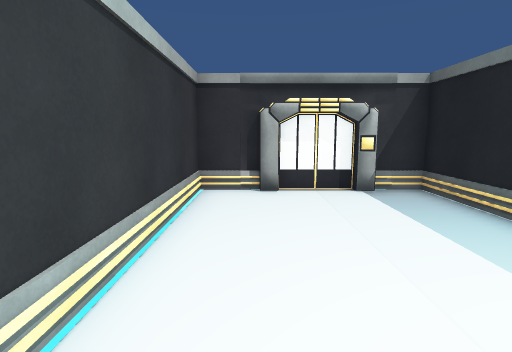
view 1 (above)

24 first-person views from a walk through a 3-D level made in the Unity game engine. The camera is 1.5 m above the floor, tilts 8° down and sees 80° across. Doors are open. The floor is counted in squares, 1 m on a side. Each view is taken from the middle of a square. On the plan, view 1 faces up. The plan holds only what a view shows up to about 15 squares ahead; the rest is blank. The place goes on beyond the plan.

view 2
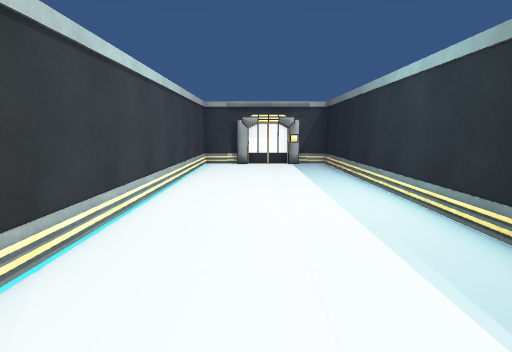

view 3
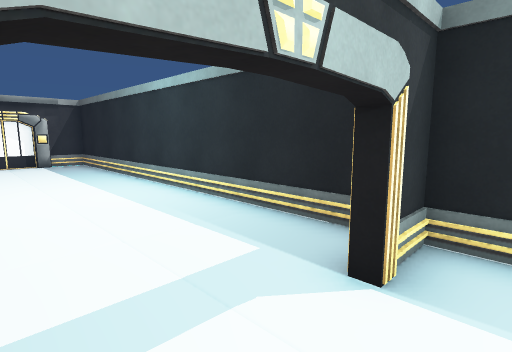

view 4
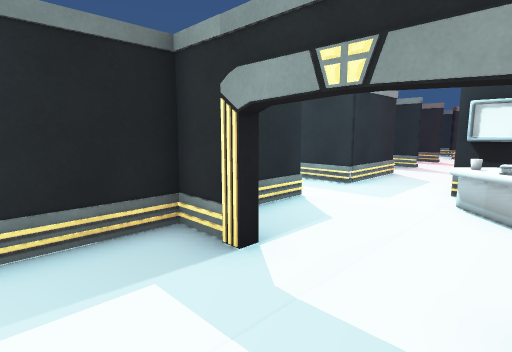

view 5
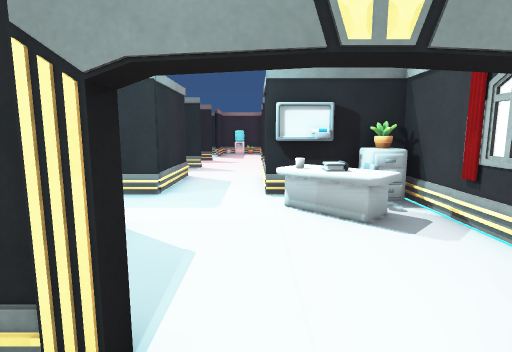

view 6
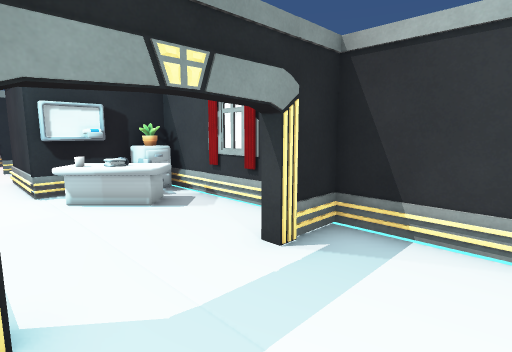

view 7
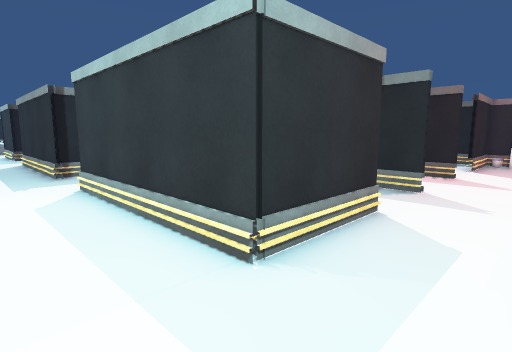

view 8
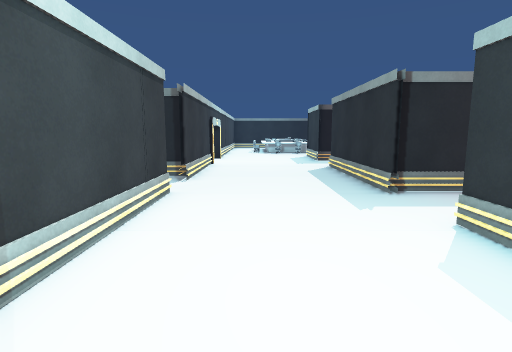

view 9
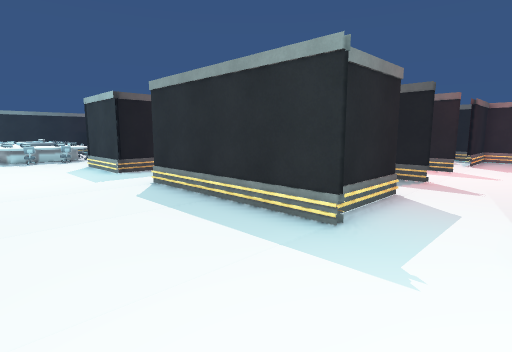

view 10
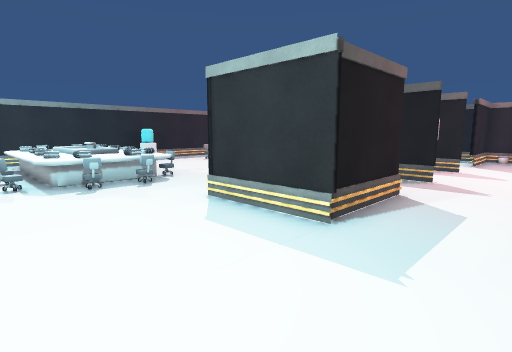

view 11
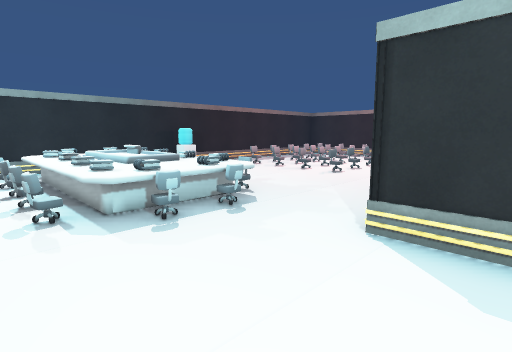

view 12
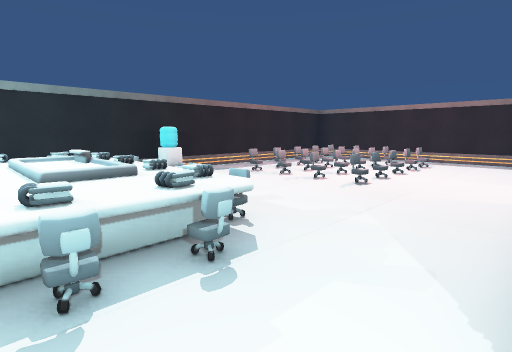

view 13
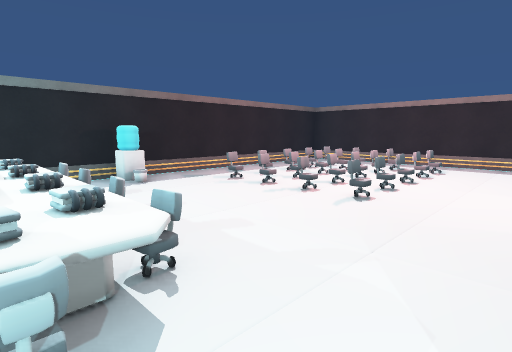

view 14
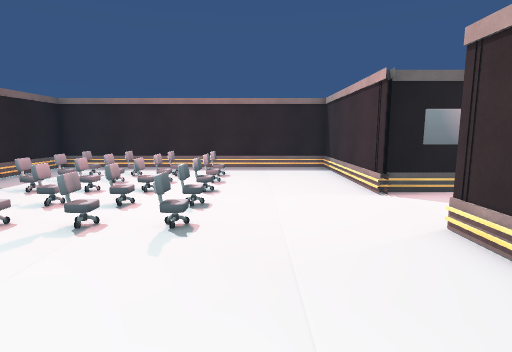

view 15
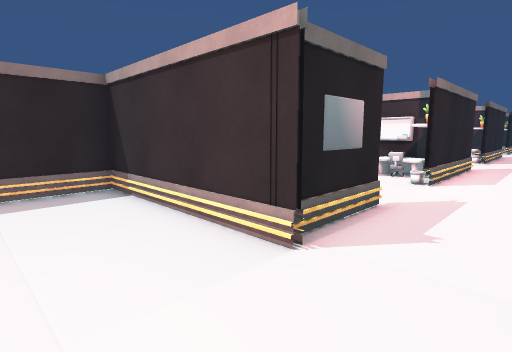

view 16
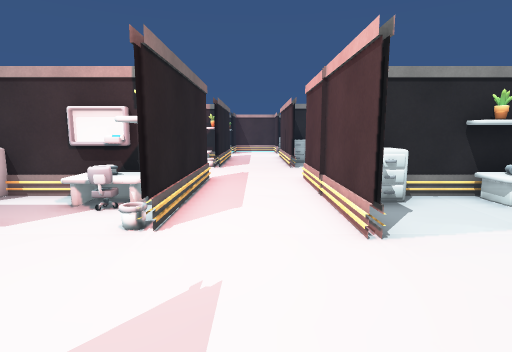

view 17
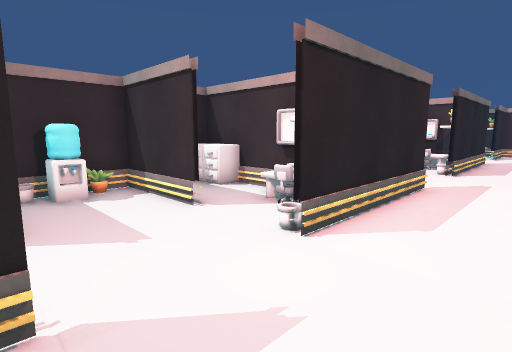

view 18
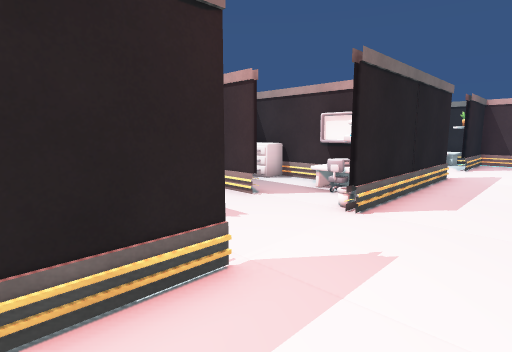

view 19
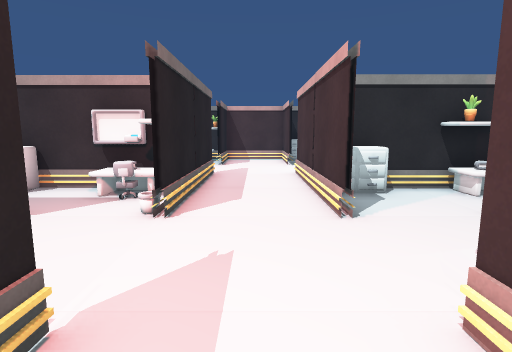

view 20
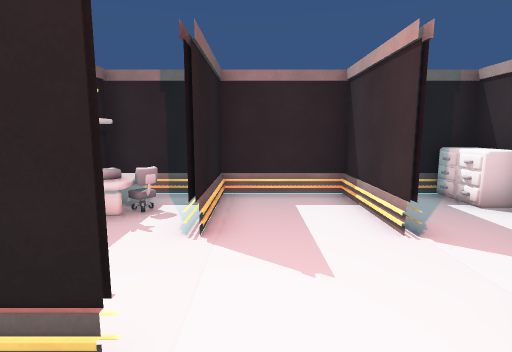

view 21
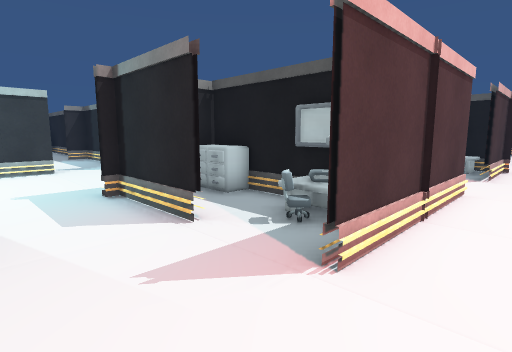

view 22
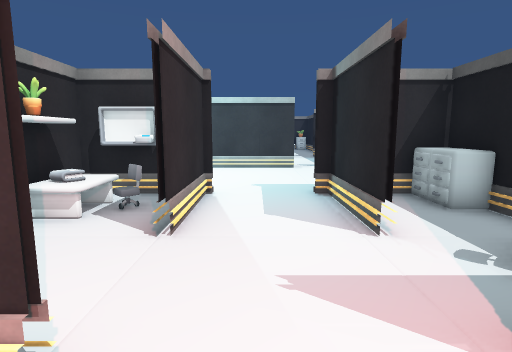

view 23
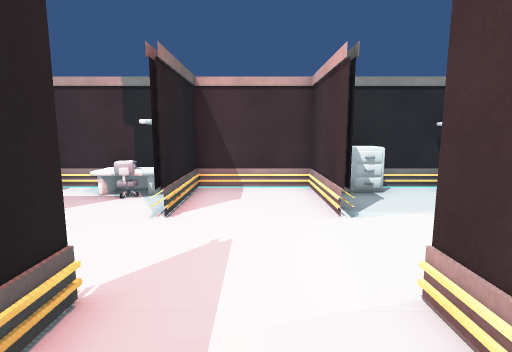

view 24
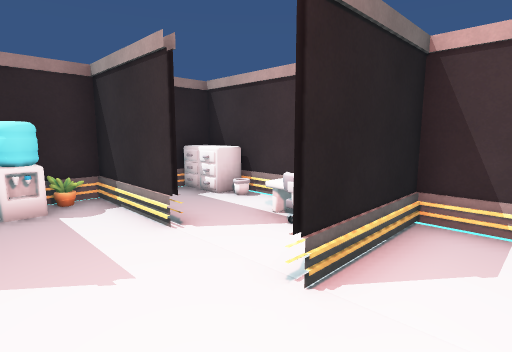

### Floor plan
Key: @ floor where view 1 was taken; # wall or solid block; . floor; D open door; v drop or lower ground; E elevator; S desk; C cabinet; H chair; L shelf; O other object.
Columns run from 2 left of view 1 to 38 right of it. Each row starts with its distance up from view 1.
 10 v
  9 v
  8 v##EEE##
  7 #......#
  6 #......#
  5 #......
  4 #......
  3 #......#
  2 #......
  1 #.....#
  0 #.@...#
 -1 #.....#
 -2 #.....#
 -3 #.....#
 -4 #.....#         ...
 -5 #.....#         ...
 -6 #.....#         ...#
 -7 v##..###   #####DD######
 -8 #.....#   .......................
 -9 #.....# . ......................HHOHOO  #
-10 #.S...DD.......................OOOOOOO  #
-11 #.OO..DD.......................HOOOOOO  #
-12 vCOSDDDD##...DDD###...DDD####..HOOOOOOO #
-13     DDD.  #SODDD  C#S DDD##  ..OOOOOOO  #
-14     #.#   #OH#..#.C#O  ..#   ...HH.HO   #
-15 vO  #.#   #S.#..#. #S. ..#   ...........#
-16  ...D.DD  #..D..DSS#..D..DSS ..........O#
-17 vC..D.DD  C..D..DHOCC.D..D  #...........#
-18 vO##D.DD  C##D..D## ##D..D#S#...........#
-19 #...........................D....HH.HH..#
-20 #...........................D....HH.HO..#
-21 #...........................D...........#
-22 v#ODD.DD  ###D..D  #LDD..DO #....HH.HH..#
-23 v#HDD.DD  OH.D..D. OHDD..D  #....HH.HH..#
-24 v#SDD.DD  SS.D..D. OSDD..D  #...........#
-25 v#. ..#.  #..#..#.O#.#...#  #....HO.OH..#
-26 vC. ..#.  C..#..#HOCC#...#  #...........#
-27 vC #.O#.  C. #..#SSCC#.OO#  #...........#
-28 v# #######################  ############v

Positions as (right, up) in squares from view 1, and headings:
1: (0, 0), facing up
2: (1, -7), facing up
3: (0, -8), facing up-right
4: (0, -4), facing down-right
5: (2, -5), facing down
6: (3, -4), facing down-left
7: (2, -10), facing down-right
8: (6, -9), facing right
9: (11, -8), facing down-right
10: (20, -8), facing down-right
11: (24, -8), facing down-right
12: (26, -10), facing down-right
13: (27, -12), facing down-right
14: (29, -14), facing down
15: (29, -19), facing down-left
16: (24, -20), facing left
17: (23, -19), facing down-left
18: (16, -19), facing down-left
19: (16, -20), facing left
20: (13, -20), facing down
21: (11, -20), facing up-right
22: (12, -20), facing up
23: (7, -20), facing left
24: (4, -20), facing down-left
